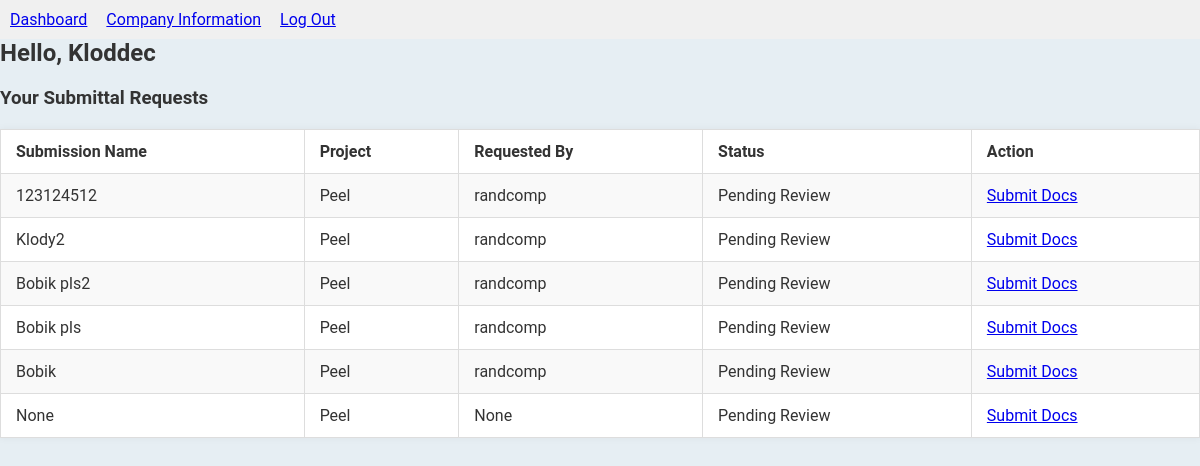
Page /submitter_dashboard (signed in) on the earlier database version.
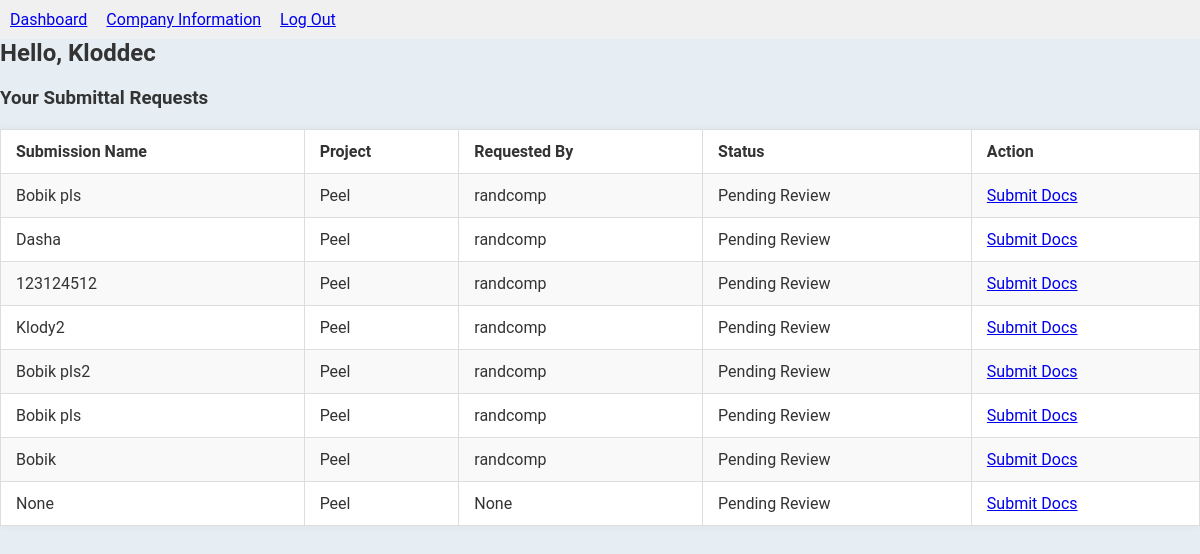
Same page on the later database version.
### tables this page shows
CREATE TABLE submitting_users (
    id INTEGER PRIMARY KEY AUTOINCREMENT,
    login TEXT UNIQUE NOT NULL,
    password TEXT NOT NULL,
    email TEXT NOT NULL,
    token TEXT UNIQUE NOT NULL, 
    name TEXT, description TEXT, 
    phone TEXT, 
    address TEXT
);

CREATE TABLE "requests" (
    id INTEGER PRIMARY KEY AUTOINCREMENT,
    project_id INTEGER NOT NULL,
    submitter_id INTEGER NOT NULL,
    requirement_set_id INTEGER NOT NULL,
    admin_id INTEGER NOT NULL,
    token TEXT UNIQUE,
    status TEXT DEFAULT 'pending review',
    date_requested TEXT DEFAULT CURRENT_TIMESTAMP
, name TEXT, description TEXT);

CREATE TABLE project (
    id INTEGER PRIMARY KEY AUTOINCREMENT,
    project_number INTEGER NOT NULL,
    project_name TEXT NOT NULL,
    project_admin_id INTEGER NOT NULL,
    FOREIGN KEY (project_admin_id) REFERENCES admin_users(id)
);

CREATE TABLE admin_users (
    id INTEGER PRIMARY KEY AUTOINCREMENT,
    login TEXT UNIQUE NOT NULL,
    password TEXT NOT NULL,
    email TEXT NOT NULL
, name TEXT);

### app.py (the view)
@app.route("/submitter_dashboard", methods=['GET', 'POST'])
def submitter_dashboard():
    if not session.get("submitter"):
        return redirect("/login")
    db = get_db()
    submitter_id = session.get("id")
    if not submitter_id and not session.get("submitter"):
        return redirect("/submitter_login")
    submitter = db.execute("SELECT * FROM submitting_users WHERE id = ?", (submitter_id,)).fetchone()
    sub_requests = db.execute("""
    SELECT
        requests.project_id,
        requests.admin_id,
        requests.token,
        requests.status,
        requests.name as request_name,
        admin_users.name AS gc_name,
        project.project_name
    FROM requests
    JOIN admin_users ON requests.admin_id = admin_users.id
    JOIN project ON requests.project_id = project.id
    WHERE requests.submitter_id = ?
""", (submitter_id,)).fetchall()
    return render_template("submitter_dashboard.html", submitter=submitter, sub_requests=sub_requests)

### app.py (called while the page is built)
def get_db():
    conn = sqlite3.connect("database.db")
    conn.row_factory = sqlite3.Row
    return conn

### templates/submitter_dashboard.html (shortened to what this page needs)
<!DOCTYPE html>
<html lang="en">
<head>
    <link rel="stylesheet" href="{{ url_for('static', filename='style.css') }}">
</head>
<body>
    <nav style="background-color: #f0f0f0; padding: 10px;">
        <a href="/submitter_dashboard" style="margin-right: 15px;">Dashboard</a>
        <a href="/sub_company_information" style="margin-right: 15px;">Company Information</a>
        <a href="/logout">Log Out</a>
    </nav>
    <h2>Hello, {{ submitter['login'] }}</h2>
    <h3>Your Submittal Requests</h3>
    <table border="1" cellpadding="8" cellspacing="0">
        <tr>
            <th>Submission Name</th>
            <th>Project</th>
            <th>Requested By</th>
            <th>Status</th>
            <th>Action</th>
        </tr>
        {% for req in sub_requests|reverse %}
        <tr>
            <td>{{ req.request_name }}</td>
            <td>{{ req.project_name }}</td>
            <td>{{ req.gc_name }}</td>
            <td>{{ req.status.replace("_", " ").title() }}</td>
            <td><a href="/submission/{{ req.token }}">Submit Docs</a></td>
        </tr>
        {% else %}
        <tr>
            <td colspan="4">You have no active submittal requests.</td>
        </tr>
        {% endfor %}
    </table>
</body>
</html>

### static/style.css (style rules this page uses)
body { font-family: 'Roboto', sans-serif; margin: 0px; background-color: #e6eef3; color: #333; height: 100%; }
h1, h2, h3 { color: #333; }
table { width: 100%; border-collapse: collapse; background-color: #fff; box-shadow: 0 0 8px rgba(0, 0, 0, 0.05); }
th, td { padding: 12px 15px; border: 1px solid #ddd; text-align: left; }
tr:nth-child(even) { background-color: #f9f9f9; }
h1, h2, h3 { font-weight: 600; margin-top: 0; margin-bottom: 20px; }

Differences in the rows shown:
added requests: request_name "Bobik pls", project_name "Peel", gc_name "randcomp", status.replace "Pending Review"
added requests: request_name "Dasha", project_name "Peel", gc_name "randcomp", status.replace "Pending Review"
